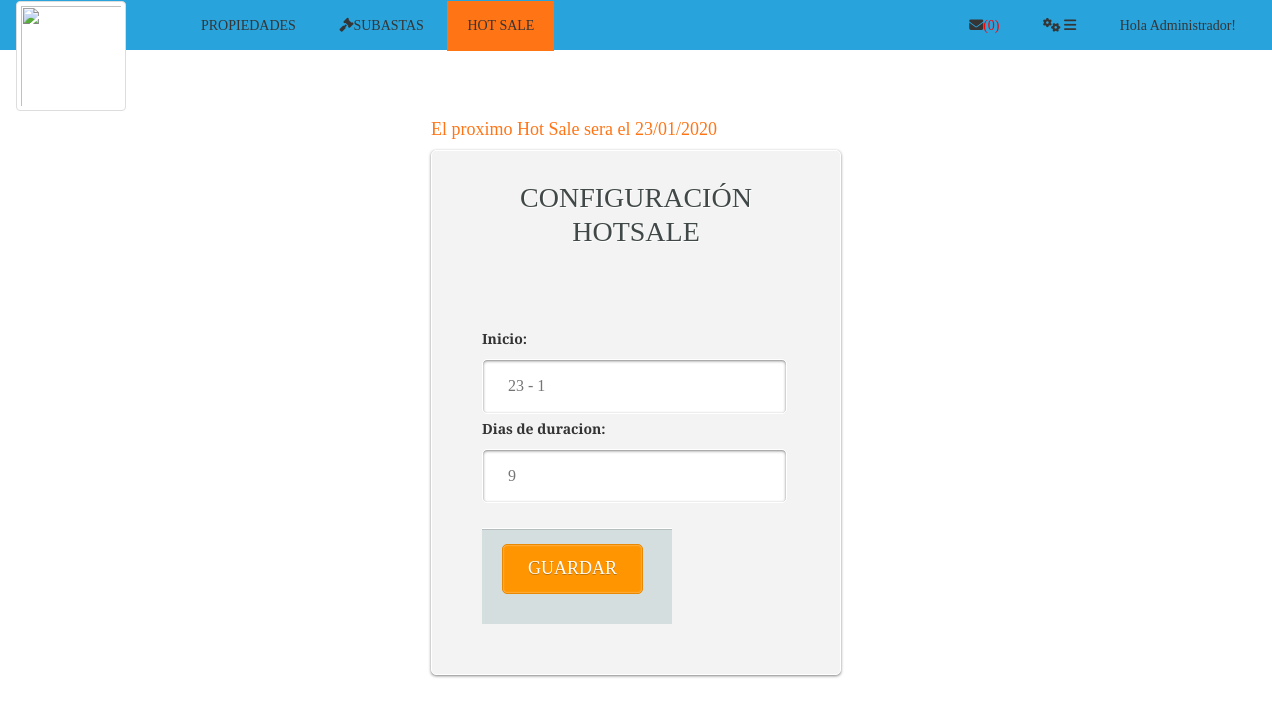
The page /configuracionHotSale.php (signed in) on the database as committed earlier.
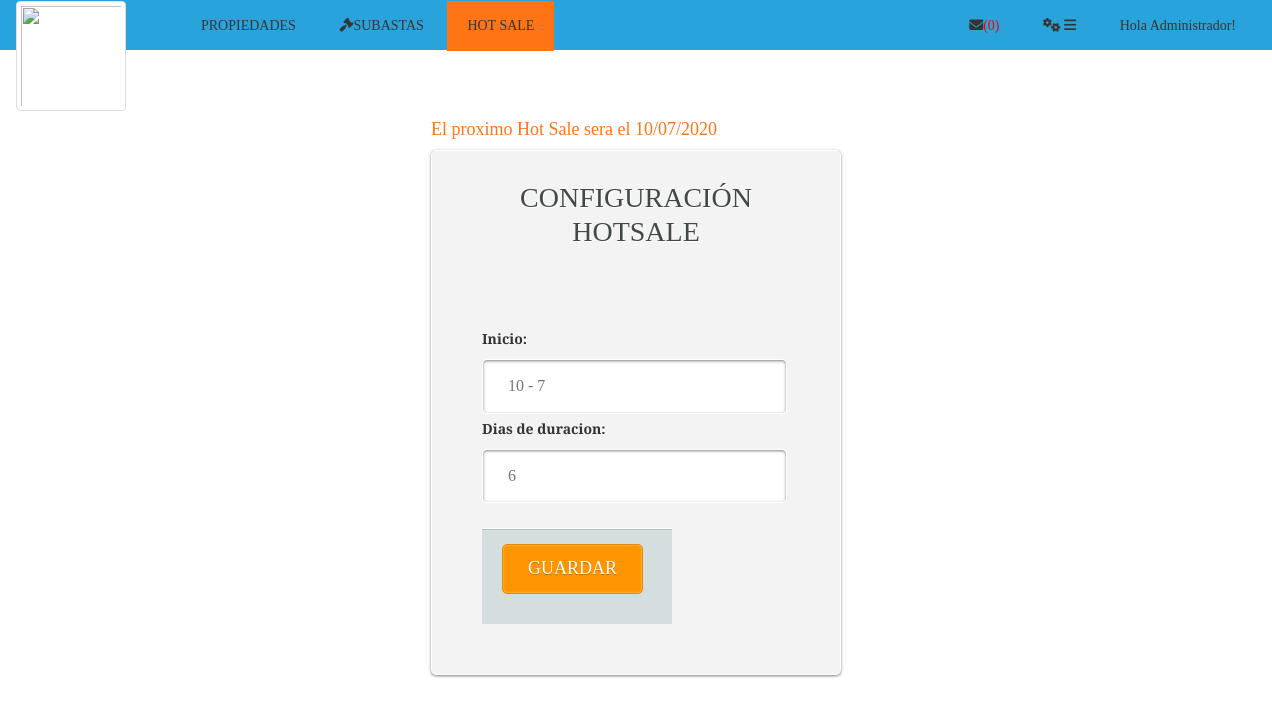
The same page on the database as committed later.
### tables this page shows
CREATE TABLE `config_hotsale` (
  `idConfigHotsale` int(11) NOT NULL,
  `dia` int(11) NOT NULL,
  `mes` int(11) NOT NULL,
  `year` int(11) NOT NULL,
  `fecha` date NOT NULL,
  `duracion` int(11) NOT NULL
);

### configuracionHotSale.php (the view, shortened to what this page needs)
<html>
   <head>
<?php
    include("cabecera.php");
$link=conectar();
$var_consulta= "SELECT * FROM config_hotsale";
$var_resultado = $link->query($var_consulta);
 $num=mysqli_num_rows($var_resultado);
?>
	</head>
	<body>
    <?php
    $consulta="SELECT * FROM config_hotsale";
    $resu2 = $link->query($consulta);
    $row2=mysqli_fetch_array($resu2);
    $añoH=date("Y");
    $fecha="$row2[dia]-$row2[mes]-$añoH";
    $fechaHotsale= strtotime ( 'd-m-Y' , strtotime ( $fecha ) ) ;
    $fechaH=strtotime($fechaHotsale);
    $fecha_actual=date('d-m-Y');
    if ($fecha_actual > $fechaHotsale){
       $añoH=$añoH + 1;
       $fecha="$row2[dia]-$row2[mes]-$añoH";
       $fechaHotsale= date ( 'd-m-Y' , strtotime ( $fecha ) ) ;
       $fechaH=strtotime($fechaHotsale);
    }
    $fechaH=date('d/m/Y', $fechaH);
    ?>
		<div id="wrapper">
      <h4 style='color:#FF7516'>El proximo Hot Sale sera el <?php echo"$fechaH";?> </h4>
			<form name="formulario" action="configuracionHotSale_2.php" method="POST" class="login-form" enctype="multipart/form-data" onsubmit="return validareg();">
				<div class="header">
					<h1>CONFIGURACIÓN HOTSALE</h1><br/>
          <br/>
				</div>
				<div class="content">
               <?php if($num==0){
                  $primeraVez=1;
                  $duracion="";
                  $fecha="";
                  ?>
                <?php
                   }
               else {
               $row = mysqli_fetch_array($var_resultado);
               $fecha="$row[dia] - $row[mes]";
               $duracion=$row['duracion'];
              ?>
               <?php
               }
               ?>
                    <div>
					<label for="date">Inicio: </br></label>
					<input id="datepicker"   type="text" name="datepicker" class="input username" placeholder='<?php echo "$fecha" ?>' size="8" autocomplete="off" required="required">
                   <label for="duracion">Dias de duracion: </br></label>
					<input id="duracion"   type="number" name="duracion" class="input username" min=1 placeholder='<?php echo "$duracion" ?>' autocomplete="off" >
                    </div></br>
				<div class="footer">
					<input type="submit" name="login" value="GUARDAR" class="button" />
				</div>
			</form>
		</div>
	</body>
	<link href="css/jquery-ui.css" rel="stylesheet"/>
	</html>

### cabecera.php (shortened to what this page needs)
<!DOCTYPE HTML PUBLIC "-//W3C//DTD HTML 5 Frameset//EN" "http://www.w3.org/TR/html4/frameset.dtd">
<html lang="es">
<head>
  <link rel="stylesheet" href="https://maxcdn.bootstrapcdn.com/bootstrap/3.4.0/css/bootstrap.min.css">
	<link rel="stylesheet" type="text/css" href="css/estilos.css">
</head>
<body>
	<div id="header">
	<?php   $archivop=""; $archivosu=""; $archivoActUsu=""; $archivoTerminadas=""; $premium="";$mensajes=""; $verOpcionesLogeado=false;
             if(isset($_SESSION['estado'])){
      	  		 if($_SESSION['estado']=="logeado"){
                        if($_SESSION['rol']=="1"){
      	           	             $opcion1="<a href'#'><span class'glyphicon-user'></span>Hola Administrador!</a>";
                                  $archivop="propiedadesAdmin.php"; $archivosu="subastasAdmin.php"; $archivoActUsu="subastasActivasAdministrador2.php"; $archivoTerminadas="subastasTerminadasAdministrador2.php";
                                  $verOpcionesLogeado=true;
                                  $mensajes="mensajes.php";
                      }
		            }
	            }
			    else{
                        $opcion1="<a href=ingresar.php><span class='glyphicon glyphicon-log-in'></span> INGRESAR</a>";
                        $opcion2="<a href=registrar.php><span class='glyphicon glyphicon-user'></span> REGISTRARSE</a>";
                    }
            ?>
<nav class="navbar navbar">
  <div class="container-fluid">
    <div class="navbar-header">
      <a class="navbar-brand" href="index.php"><img src="imgs/HSH-Complete.svg" class="img-thumbnail" width="110" height="100" margin-bottom: -60px></a>
    </div>
    <?php
    if($verOpcionesLogeado==true){   ?>
    <ul class="menu" style="float:left">
      <li><a href=<?php echo $archivop; ?>></i>PROPIEDADES</a></li>
      <li><a href=#><i class="fas fa-gavel"></i>SUBASTAS</a>
      </li>
      <?php
      if($_SESSION['rol']=="1"){   ?>
          <li><a href=# style="background-color: #FF7516">HOT SALE</a>
         </li>    <?php
      }
      ?>
     </ul>
   <?php  }
     ?>
     <ul class="menu" style="float:right">
     <?php
    if($verOpcionesLogeado==true){
      $sql = "SELECT * FROM mensaje WHERE idPara='".$_SESSION['id']."' and leido IS NULL";
      $res = mysqli_query(mysqli_connect('localhost','root','','grupo6'),$sql);
      $tot = mysqli_num_rows($res);
                                      ?>
       <li><a href=<?php echo $mensajes; ?>><i class="fas fa-envelope"></i><?php
       $numero="($tot)";
       $color = "*FF0000";
      echo "<font color='".$color."'>".$numero."</font>";
       ?></a></li>
      <?php  }
      if($verOpcionesLogeado==true){
        if ($_SESSION['rol']!="1"){?>
            <li><a href=# ><i class="fas fa-cogs"></i>AJUSTES</a>
                <ul class="submenu">
                     <li><a href=misDatos.php><i class="fas fa-user-alt"></i>  MIS DATOS</a></li>
                     <li><a href=actividadUsuario.php><i class="fas fa-mouse-pointer"></i>  MI ACTIVIDAD</a></li>
               </ul>
            </li>
        <?php
        }  else{ ?>
               <li><a href=# > <i class="fas fa-cogs"></i>     <i class="fas fa-bars"></i></a>
               </li>
            <?php
             }
        ?>
       <li><?php echo"$opcion1"; ?>
       </li>
<?php
      }
     ?>
  </div>
</nav>
</div>
</body>
</html>

### css/estilos.css (style rules this page uses)
body { background-color:#ffffff ; font-family:'Bree Serif', serif; }
.navbar>.container-fluid .navbar-brand { margin-top: -15px }
#header { background-color: #28a3db; }
.login-form { width: 410px; margin: auto; position: relative; background: #f3f3f3; border: 1px solid #fff; border-radius: 5px; box-shadow: 0 1px 3px rgba(0,0,0,0.5); -moz-box-shadow: 0 1px 3px rgba(0,0,0,0.5); -webkit-box-shadow: 0 1px 3px rgba(0,0,0,0.5); }
#wrapper { width: 410px; height: 400px; margin: 70px auto; }
#wrapper h1 { text-align: center; }
.login-form .header { padding: 10px 30px 30px 30px; }
.login-form .header h1 { font-family: 'Bree Serif', serif; font-weight: 300; font-size: 28px; line-height:34px; color: #414848; text-shadow: 1px 1px 0 rgba(256,256,256,1.0); margin-bottom: 10px; }
.login-form .content { padding: 0 60px 50px 50px; width: 300; }
.login-form .content .input, #area { width: 305px; padding: 15px 25px; margin-top: 5px; margin-bottom: 5px; font-family:'Bree Serif', serif; font-weight: 400; font-size: 16px; color: #9d9e9e; text-shadow: 1px 1px 0 rgba(256,256,256,1.0); background: #fff; border: 1px solid #fff; border-radius: 5px; box-shadow: inset 0 1px 3px rgba(0,0,0,0.50); -moz-box-shadow: inset 0 1px 3px rgba(0,0,0,0.50); -webkit-box-shadow: inset 0 1px 3px rgba(0,0,0,0.50); }
.login-form .footer { padding: 15px 20px 30px 20px; overflow: auto; background: #d4dedf; border-top: 1px solid #fff; box-shadow: inset 0 1px 0 rgba(0,0,0,0.15); -moz-box-shadow: inset 0 1px 0 rgba(0,0,0,0.15); -webkit-box-shadow: inset 0 1px 0 rgba(0,0,0,0.15); }
.login-form .footer .button { padding: 11px 25px; font-family: 'Bree Serif', serif; font-weight: 300; font-size: 18px; color: #fff; text-shadow: 0px 1px 0 rgba(0,0,0,0.25); background: #FF9500; border: 1px solid #E88803; border-radius: 5px; cursor: pointer; box-shadow: inset 0 0 2px rgba(256,256,256,0.75); -moz-box-shadow: inset 0 0 2px rgba(256,256,256,0.75); -webkit-box-shadow: inset 0 0 2px rgba(256,256,256,0.75); }
.menu > li { margin-bottom: -25px; margin-top: 0px; position: relative; display: inline-block; }
.menu > li > a { display: block; padding: 15px 20px; color: #353535; font-family: 'Bree Serif', serif; text-decoration: none; }

Rows that differ between the two databases and show on the page:
removed config_hotsale: fechaH "23/01/2020", datepicker "23 - 1", duracion "9"
added config_hotsale: fechaH "10/07/2020", datepicker "10 - 7", duracion "6"
